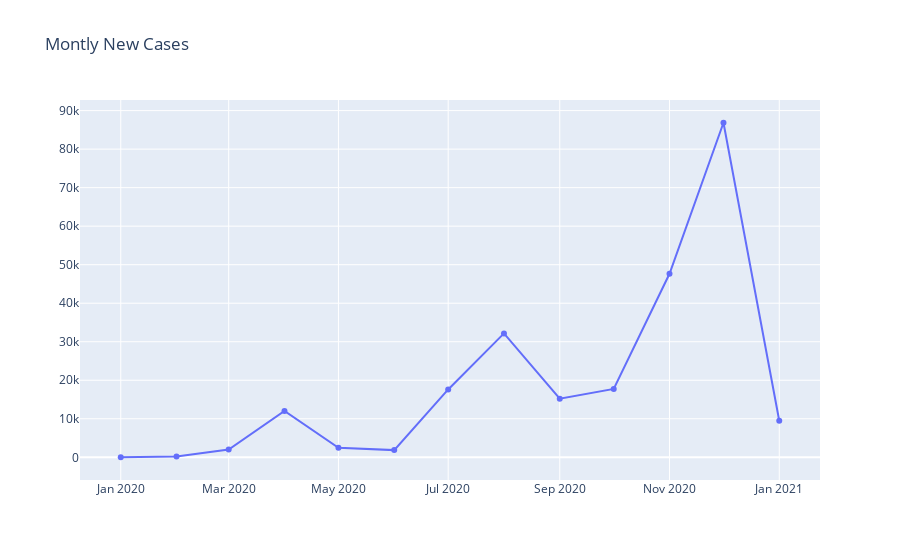

The cell this chart's notebook holds for it:
### Code cell
plot_data = [go.Scatter(x=df_cases['date'],y=df_cases['new_cases'],)]
plot_layout = go.Layout(title='Montly New Cases')
fig = go.Figure(data=plot_data, layout=plot_layout)
pyoff.iplot(fig)

### Figure 1 — Plotly figure (JSON) as saved in the notebook; plotly's stock layout.template omitted (floating-point values rounded to 4 significant figures)
{"data": [{"type": "scatter", "x": ["2020-01-01T00:00:00", "2020-02-01T00:00:00", "2020-03-01T00:00:00", "2020-04-01T00:00:00", "2020-05-01T00:00:00", "2020-06-01T00:00:00", "2020-07-01T00:00:00", "2020-08-01T00:00:00", "2020-09-01T00:00:00", "2020-10-01T00:00:00", "2020-11-01T00:00:00", "2020-12-01T00:00:00", "2021-01-01T00:00:00"], "y": [13, 230, 2010, 12029, 2467, 1864, 17619, 32162, 15195, 17736, 47635, 86849, 9482]}], "layout": {"title": {"text": "Montly New Cases"}}}
